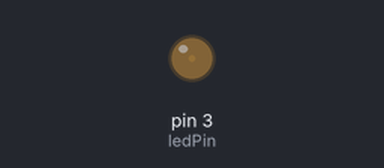
A sketch run on a simulated Arduino Uno, built with avr-gcc and run on an emulated ATmega328P. Parts: output pins drawn as LEDs (lit = HIGH).

Above: at 0.05 s.
At 1.15 s:
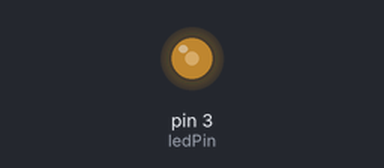
At 2.3 s:
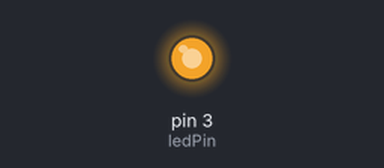
At 4.55 s:
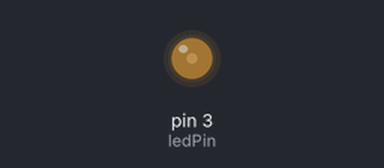
Timing chart, 0 to 6.6 s (numbered marks = the images above):
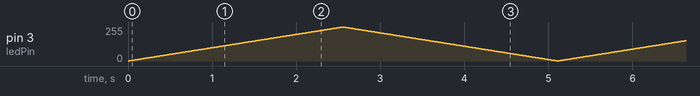

The sketch:

02-20-AnalogWrite.ino
```cpp
/*  Arduino for Beginners with Grove
 *
 * This code is part of a course from Tech Explorations.
 * For information about this course, please see
 *
 * https://techexplorations.com/so/grove/
 *
 * For information on hardware components and the wiring needed to
 * run this sketch, please see the relevant lecture in the course.
 *
 *
 *  Created by Peter Dalmaris
 *
 */

int ledPin = 3;      // LED connected to digital pin 3

void setup() {
  pinMode(ledPin, OUTPUT);  // sets the pin as output
}

void loop() {
  for (int brightness = 0; brightness < 255; brightness++)
  {
    analogWrite(ledPin, brightness);
    delay(10);
  }

  for (int brightness = 255; brightness > 0; brightness--)
  {
    analogWrite(ledPin, brightness);
    delay(10);
  }

}
```
